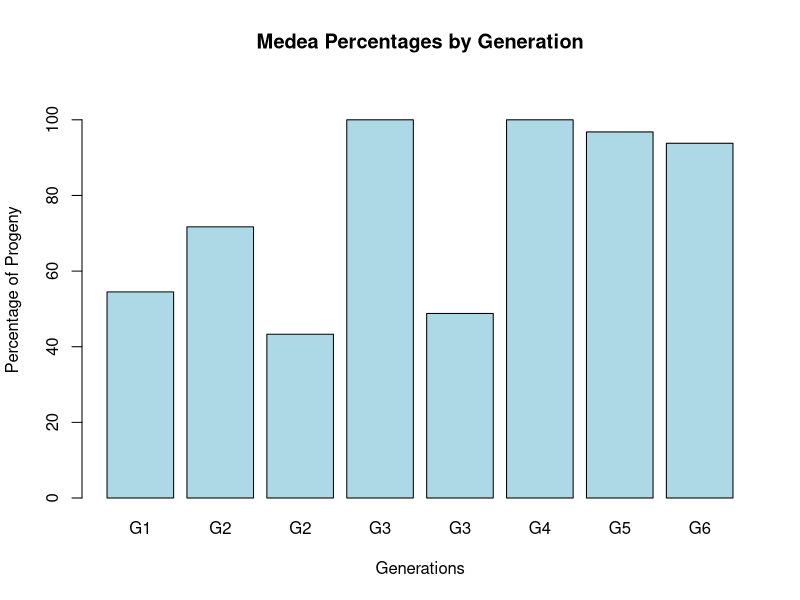
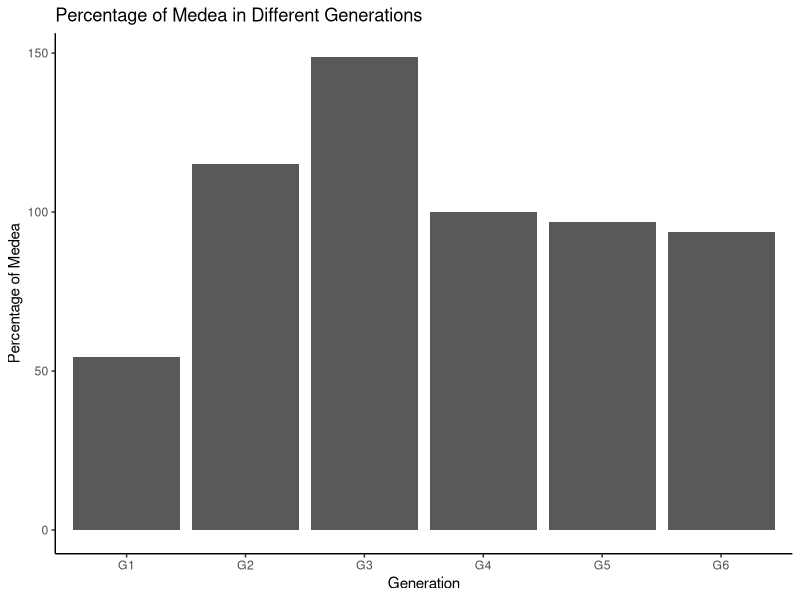
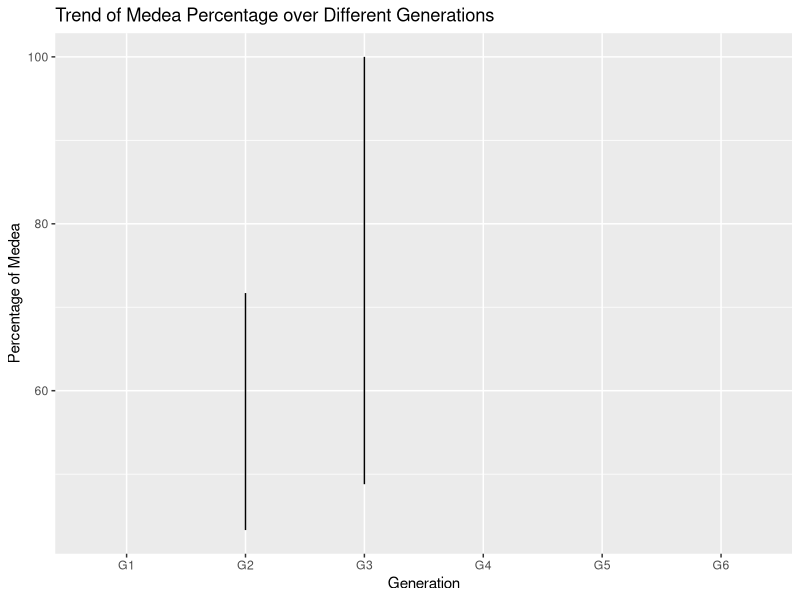
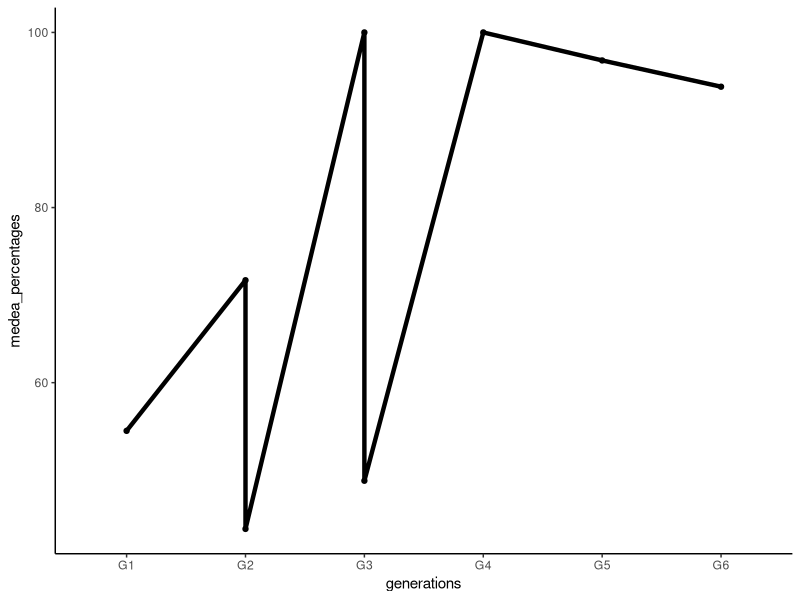

Generate these figures, in order, with R: (Note: this script raises an error after producing the figures.)
medea_percentages <- c(54.5, 71.7, 43.3, 100, 48.8, 100, 96.8, 93.8)
generations <- c("G1", "G2", "G2", "G3", "G3", "G4", "G5", "G6")
sex <- c("Male", "Female", "Male", "Female",  "Male", "Female", "Female", "Female" )


medea_df <- data.frame(generations, medea_percentages, sex)


# create a bar plot
barplot(medea_df$medea_percentages, names.arg = medea_df$generations, 
        xlab = "Generations", ylab = "Percentage of Progeny", 
        ylim = c(0, 110), col = "lightblue", main = "Medea Percentages by Generation")
library(ggplot2)



ggplot(medea_df, aes(x = generations, y = medea_percentages)) +
  geom_bar(stat = "identity") +
  labs(x = "Generation", y = "Percentage of Medea", title = "Percentage of Medea in Different Generations")+
  theme_classic()

ggplot(medea_df, aes(x = generations, y = medea_percentages)) +
  geom_line() +
  labs(x = "Generation", y = "Percentage of Medea", title = "Trend of Medea Percentage over Different Generations")

ggplot(medea_df, aes(x = generations, y = medea_percentages)) +
  geom_line(aes(group = 1), size = 1.5) +
  geom_point()+
  theme_classic()





medea_percentages <- c(54.5, 71.7, 43.3, 100, 48.8, 100, 96.8, 93.8)
generations <- c("G1", "G2", "G2", "G3", "G3", "G4", "G5", "G6")
sex <- c("Male", "Female", "Male", "Female",  "Male", "Female", "Female", "Female" )


medea_df <- data.frame(generations, medea_percentages, sex)

medea_plot <- medea_df %>% 
ggplot(aes(fill = sex, x = generations, y = medea_percentages))+
  geom_bar(stat = "identity", position = "dodge") +
  scale_fill_manual(values = c("#087474","#c91d07")) +
  theme_classic()+
  labs(x = "Generation of WT D. Suzuki crossed with Medea D. Suzuki",
       y = "Percentage (%) of progeny with Medea",
       fill = "Sex")




medea_plot

library(tidyverse)




ggplot(medea_df, aes(x = generations, y = medea_percentages)) +
  geom_boxplot(fill = "gray", color = "black") +
  geom_point(color = "red") +
  labs(x = "Generations", y = "Medea Percentages", title = "Medea Percentages across generations") +
  theme_classic()



ggplot(medea_df, aes(x = generations, y = medea_percentages, color = generations)) +
  geom_line(aes(group = 1), size = 1.5) +
  geom_point(size = 3) +
  scale_color_brewer(palette = "Set1") +
  theme_classic() +
  labs(x = "Generation of WT D. Suzuki crossed with Medea D. Suzuki",
       y = "Percentage of progeny with Medea",
       color = "Generation")



